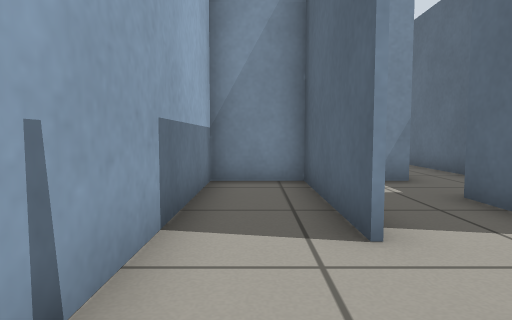
View 1 (above)

23 first-person views from a walk through a world built for the Gazebo simulator. The camera is 0.5 m above the floor, tilts 4° down and sees 75° across. The floor is counted in squares, 0.5 m on a side. Each view is taken from the middle of a square. On the plan, view 1 faces up. The plan holds only what a view shows up to about 12 squares ahead; the rest is blank.

View 2
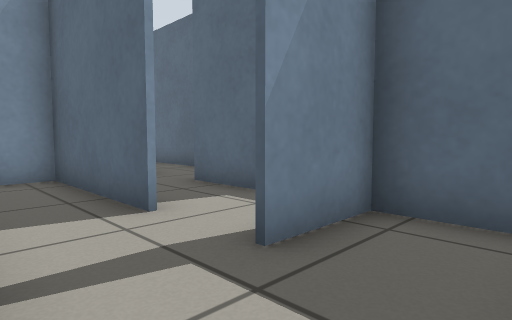

View 3
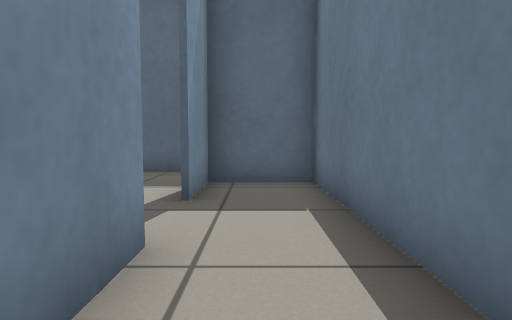

View 4
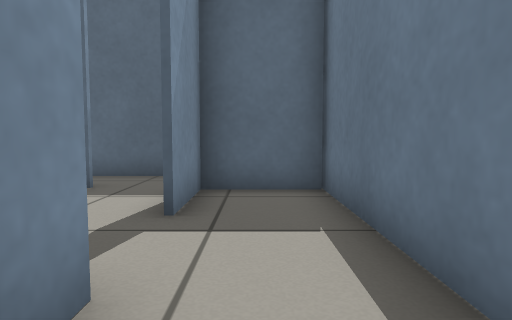

View 5
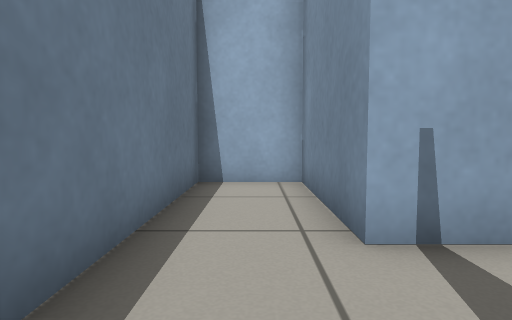

View 6
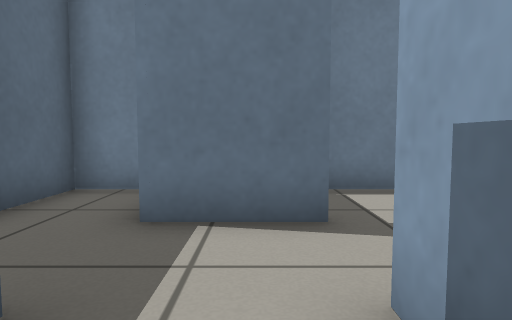

View 7
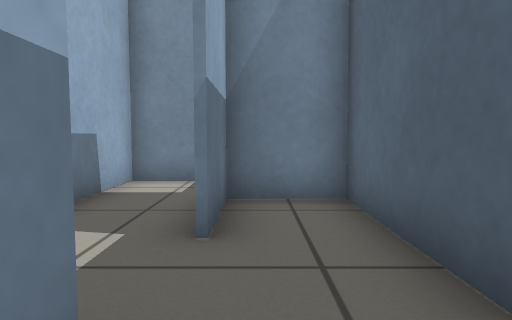

View 8
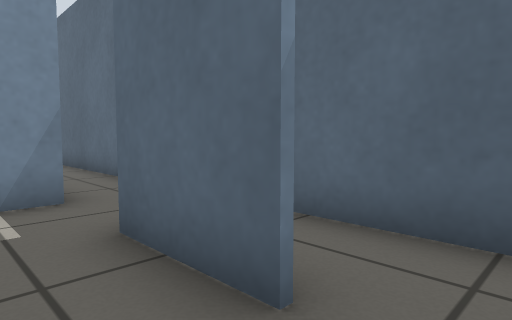

View 9
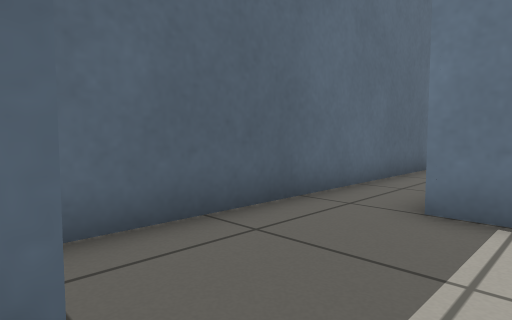

View 10
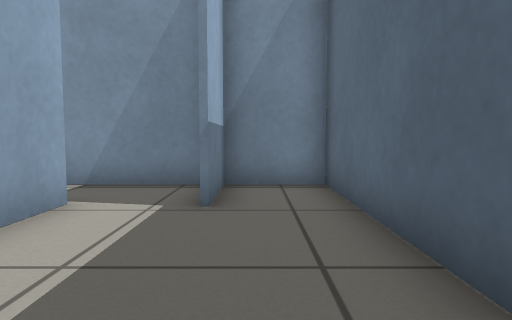

View 11
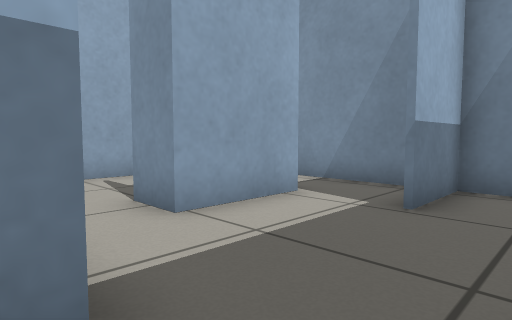

View 12
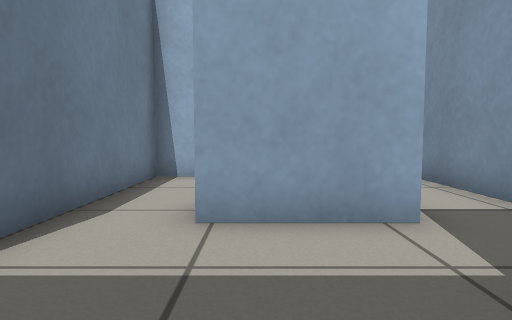

View 13
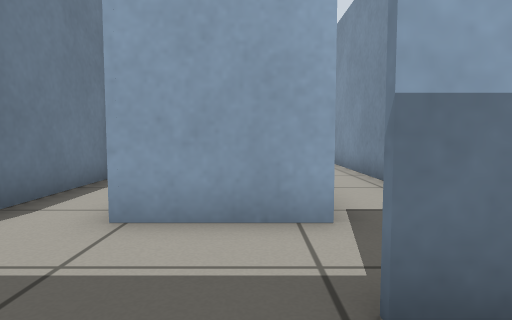

View 14
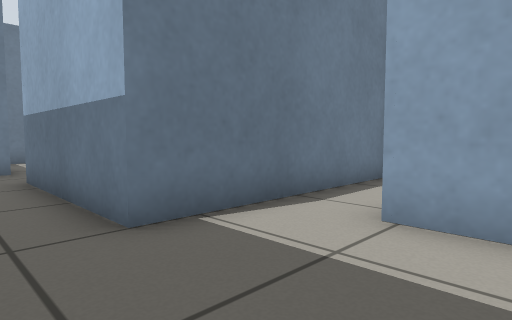

View 15
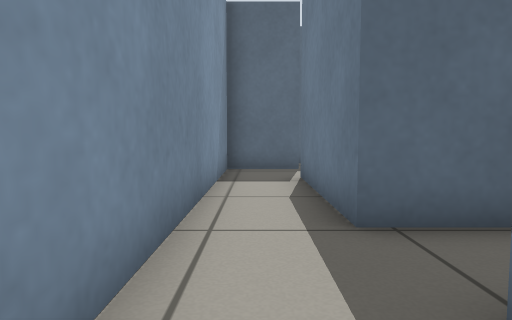

View 16
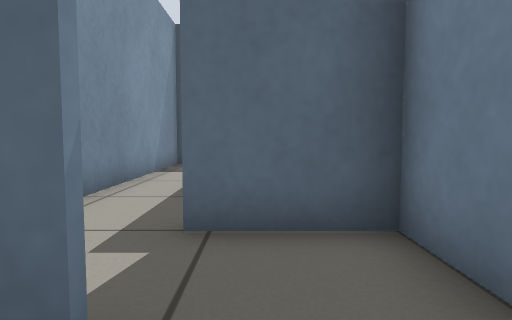

View 17
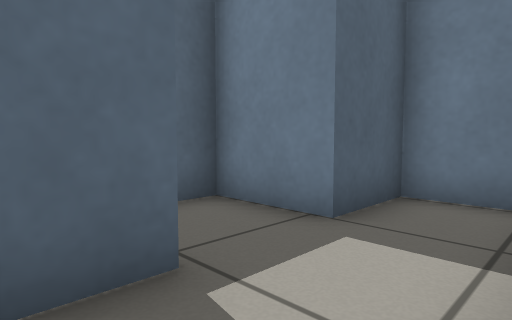

View 18
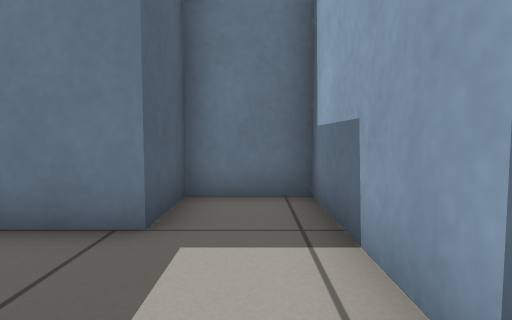

View 19
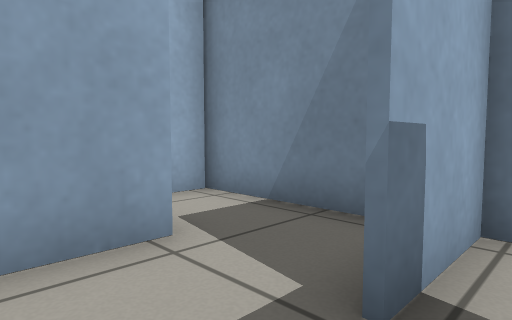

View 20
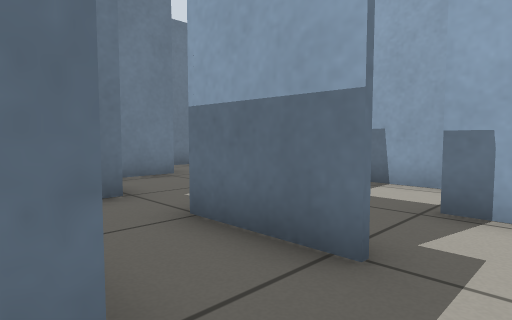

View 21
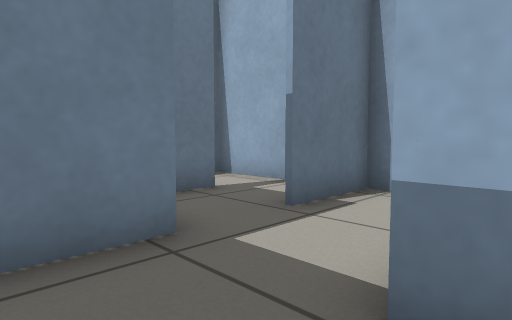

View 22
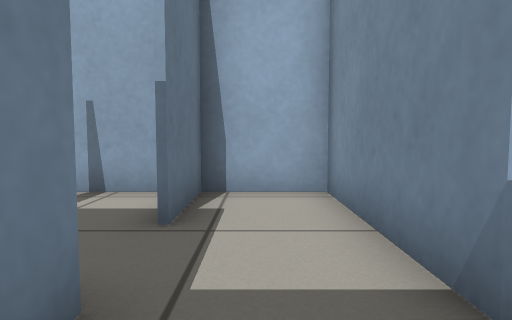

View 23
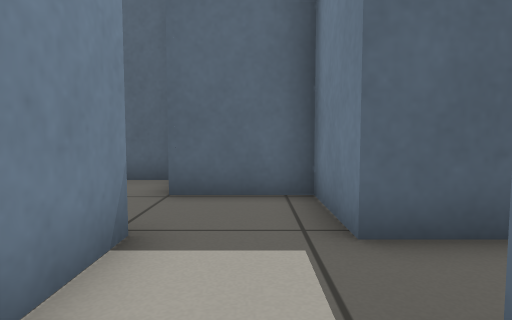

### Floor plan
Points are (right, up) in squares from view 1. A wall is a line through its corners. A room is listed if a view was taken in it or the views show most of it. See-through windows are left out.
Room 1 (views 1, 2, 3, 4, 5)
walls: (-1, 1) (-5.4, 1) (-5.4, -1.3) (2.9, -1.3); (3.2, -1.3) (3.2, 1) (1.1, 1)
ways out: opening at (0.5, 1) to room 4
Room 2 (view 6)
walls: (1.2, 7.5) (1.2, 3); (3.3, 7.5) (0.9, 7.5); (3.4, 3.1) (3.4, 5.5)
ways out: opening at (2, 4.5) to room 4; opening at (3, 6.5) to room 6
Room 3 (view 7)
walls: (2.9, -1.3) (5.4, -1.3) (5.4, 4.9); (5.5, 5.3) (3.5, 5.3) (3.5, 3.1)
low walls: (3.3, 1.2) (3.3, 0.7)
ways out: opening at (3, 2.5) to room 4
Room 4 (view 8)
walls: (1.1, 3) (1.1, 7.5); (1.1, 1.2) (3.3, 1.2); (0.9, 7.5) (-1, 7.5) (-1, 1)
ways out: opening at (0.5, 1) to room 1; opening at (2, 4.5) to room 2; opening at (3, 2.5) to room 3
Room 5 (views 9, 20, 21)
walls: (-5.4, 16.9) (-5.4, 14.2); (-3.4, 12.9) (-3.4, 16.9) (1.2, 16.9); (-5.3, 11.5) (-5.3, 12.5); (3.2, 16.6) (3.2, 18.9); (2.9, 18.9) (-5.5, 18.9)
low walls: (-7.7, 12.9) (-7.7, 12.3)
ways out: opening at (-6, 17.5) to room 7; opening at (-6.5, 12) to room 10; opening at (2, 17) to room 12
Room 6 (views 10, 11, 12, 13, 14)
walls: (3.3, 12.5) (3.3, 7.5); (3.3, 19) (3.3, 16.6); (5.4, 4.9) (5.4, 18.9) (2.9, 18.9)
ways out: opening at (3, 6.5) to room 2; opening at (3, 14.5) to room 12
Room 7 (views 15, 19)
walls: (-5.5, 18.9) (-7.7, 18.9) (-7.7, 16.6); (-7.8, 14.5) (-5.5, 14.5) (-5.5, 16.9)
ways out: opening at (-6, 17.5) to room 5; opening at (-8, 15.5) to room 8
Room 8 (view 16)
walls: (-10, 16.9) (-10, 12.5) (-7.8, 12.5) (-7.8, 14.5)
ways out: opening at (-8, 15.5) to room 7; opening at (-9, 17) to room 9
Room 9 (views 17, 18)
walls: (-8.9, 18.9) (-12.2, 18.9) (-12.2, 18); (-7.8, 16.6) (-7.8, 17.7)
ways out: opening at (-9, 17) to room 8
Room 10 (view 22)
walls: (-7.8, 10) (-5.3, 10) (-5.3, 11.5)
ways out: opening at (-6.5, 12) to room 5; opening at (-8, 11) to room 11
Room 11 (view 23)
walls: (-7.7, 12.3) (-12, 12.3) (-12, 10) (-9.6, 10)
ways out: opening at (-8, 11) to room 10; opening at (-9, 10) to room 15
Room 12 (no view inside)
walls: (-0.6, 12.5) (3.3, 12.5); (1.2, 16.9) (1.2, 14.3) (0, 14.3)
ways out: opening at (2, 17) to room 5; opening at (3, 14.5) to room 6; opening at (0.5, 13) to room 13
Room 13 (no view inside)
walls: (-3.3, 15.9) (-3.3, 12.5) (-0.6, 12.5)
ways out: opening at (0.5, 13) to room 12
Room 14 (no view inside)
walls: (-12, 9.2) (-12, 7.5)
ways out: opening at (-10, 9) to room 15; opening at (-11, 8)
Room 15 (no view inside)
walls: (-7.8, 8.5) (-7.8, 10); (-10.1, 7.7) (-9.1, 7.7)
ways out: opening at (-9, 10) to room 11; opening at (-10, 9) to room 14

Positions as (right, up) in squares from view 1, and headings:
1: (0, 0), facing up
2: (-1, -1), facing up-right
3: (-4, 0), facing right
4: (-3, 0), facing right
5: (2, 0), facing left
6: (2, 5), facing down
7: (4, 0), facing up
8: (2, 2), facing up-right
9: (2, 17), facing down-right
10: (4, 12), facing up
11: (5, 12), facing up-left
12: (5, 15), facing left
13: (5, 16), facing left
14: (5, 16), facing down-left
15: (-7, 18), facing right
16: (-9, 16), facing right
17: (-10, 18), facing down-right
18: (-9, 18), facing down
19: (-7, 15), facing up-left
20: (-3, 18), facing down-left
21: (-6, 13), facing down-left
22: (-6, 11), facing left
23: (-11, 11), facing right
